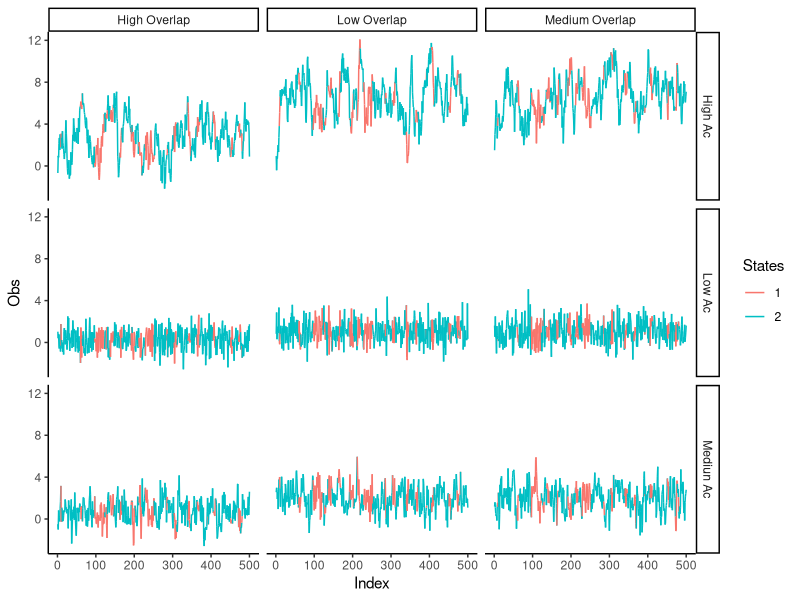

Source code (R):
### Simulation scheme 

# X1 ~ N(,)
# X2 ~ N(,)

# we should change overlap and autocorrelation degree between the observation distributions 
# then fit and predict with an HMM, random forest, SVM, LDA, and QDA (?)

####################
#### Scenario 1 ####
####################
# No overlap between X1 and X2
# mu1 and mu2 take distant values

##
# 1.a) No autocorrelation 
# X1_i ~ N(mu1,sigma1)
# X2_i ~ N(mu2,sigma2)
##

##
# 1.b) Medium autocorrelation (medium values for alpha)
# X1_i ~ N(mu_1+alpha*X1_{i-1},sigma1)
# X2_i ~ N(mu_2+alpha*X2_{i-1},sigma2)
##

##
# 1.c) High autocorrelation (high values for alpha)
# X1_i ~ N(mu_1+alpha*X1_{i-1},sigma1)
# X2_i ~ N(mu_2+alpha*X2_{i-1},sigma2)
##

####################
#### Scenario 2 ####
####################
# Medium overlap between X1 and X2
# mu1 and mu2 take ~close values

##
# 2.a) No autocorrelation 
# X1_i ~ N(mu1,sigma1)
# X2_i ~ N(mu2,sigma2)
##

##
# 2.b) Medium autocorrelation (medium values for alpha)
# X1_i ~ N(mu_1+alpha*X1_{i-1},sigma1)
# X2_i ~ N(mu_2+alpha*X2_{i-1},sigma2)
##

##
# 2.c) High autocorrelation (high values for alpha)
# X1_i ~ N(mu_1+alpha*X1_{i-1},sigma1)
# X2_i ~ N(mu_2+alpha*X2_{i-1},sigma2)
##

####################
#### Scenario 3 ####
####################
# No overlap between X1 and X2
# mu1 and mu2 take really close values

##
# 3.a) No autocorrelation 
# X1_i ~ N(mu1,sigma1)
# X2_i ~ N(mu2,sigma2)
##

##
# 3.b) Medium autocorrelation (medium values for alpha)
# X1_i ~ N(mu_1+alpha*X1_{i-1},sigma1)
# X2_i ~ N(mu_2+alpha*X2_{i-1},sigma2)
##

##
# 3.c) High autocorrelation (high values for alpha)
# X1_i ~ N(mu_1+alpha*X1_{i-1},sigma1)
# X2_i ~ N(mu_2+alpha*X2_{i-1},sigma2)
##


#### What about the parameters of the tpm? 

###############################################################################
library(tidyverse)
library(ggplot2)

# initial distribution
del <- c(0.5,0.5)
tpm=matrix(c(0.9,0.1,0.05,0.95),ncol=2,byrow=T) # check this 

# Set Observation parameters
# check if these values make sense: Do they give an stationary process

sigma1=1
sigma2=1

mu1=c(-1,0,0)
mu2=c(1,1,0.3) 

Mu=list(mu1,mu2)

alpha=c(0,0.5,.85) 

Nsims=500
Nrep=50

set.seed(99999)
# 1. simulate states
states <- matrix(NA, nrow = Nsims, ncol = Nrep)

for (j in 1:Nrep)
{
for (i in 1:Nsims)
{
  if (i == 1) {
    states[1, j] <- sample(x = 1:2, size = 1, prob = del) 
  }
  else {
    states[i, j] <- sample(x = 1:2, size = 1, prob = tpm[states[i -1, j], ])
      }
    }
}

# 2. simulate observation process

AllS=list(Scenario1=list(),Scenario2=list(),Scenario3=list())

for (s in 1:3) # for each overlap scenario
{
  AllS[[s]]=list()
  for (j in 1:3) # for each autorregresive str scenario
  {
    AllS[[s]][[j]]=matrix(NA, nrow = Nsims,ncol=Nrep)
    
    for (i in 1:Nrep) # for each time series
    {
      cs=states[1,i]
      AllS[[s]][[j]][1,i]=rnorm(1,mean = Mu[[cs]][s],sd=1) # first obs
      for (k in 2:Nsims) # for each observation
      {
        mm=Mu[[cs]][s]+AllS[[s]][[j]][k-1]*alpha[j]
        AllS[[s]][[j]][k,i]=mm+rnorm(1,mean = 0,sd=1) 
      
  }
    }
      }
    
}



# 3. Creation of the Data Frame with the simulated data
States=as.factor(rep(as.vector(states),9))
Nreps=as.factor(rep(rep(1:Nrep,each=Nsims),9))
scenario=as.factor(c(rep('Low Overlap',3*Nrep*Nsims),rep('Medium Overlap',3*Nrep*Nsims),rep('High Overlap',3*Nrep*Nsims)))
degreeC=as.factor(rep(rep(c('Low Ac','Mediun Ac','High Ac'),each=Nrep*Nsims),3))
Index=rep(1:Nsims,Nrep*9)
Obs=c()
for (i in 1:3)
{
  for (j in 1:3)
  {
    Obs=c(Obs,as.numeric(AllS[[i]][[j]]))  
  }
  
}

SimData=data.frame(States,Nreps,scenario,degreeC,Obs,Index)


## plot some examples

ggplot(SimData %>% filter(Nreps==1),aes(x=Index,y=Obs,color=States)) +
  geom_line(aes(group=1))+theme_classic()+
  facet_grid(vars(degreeC),vars(scenario))
 

